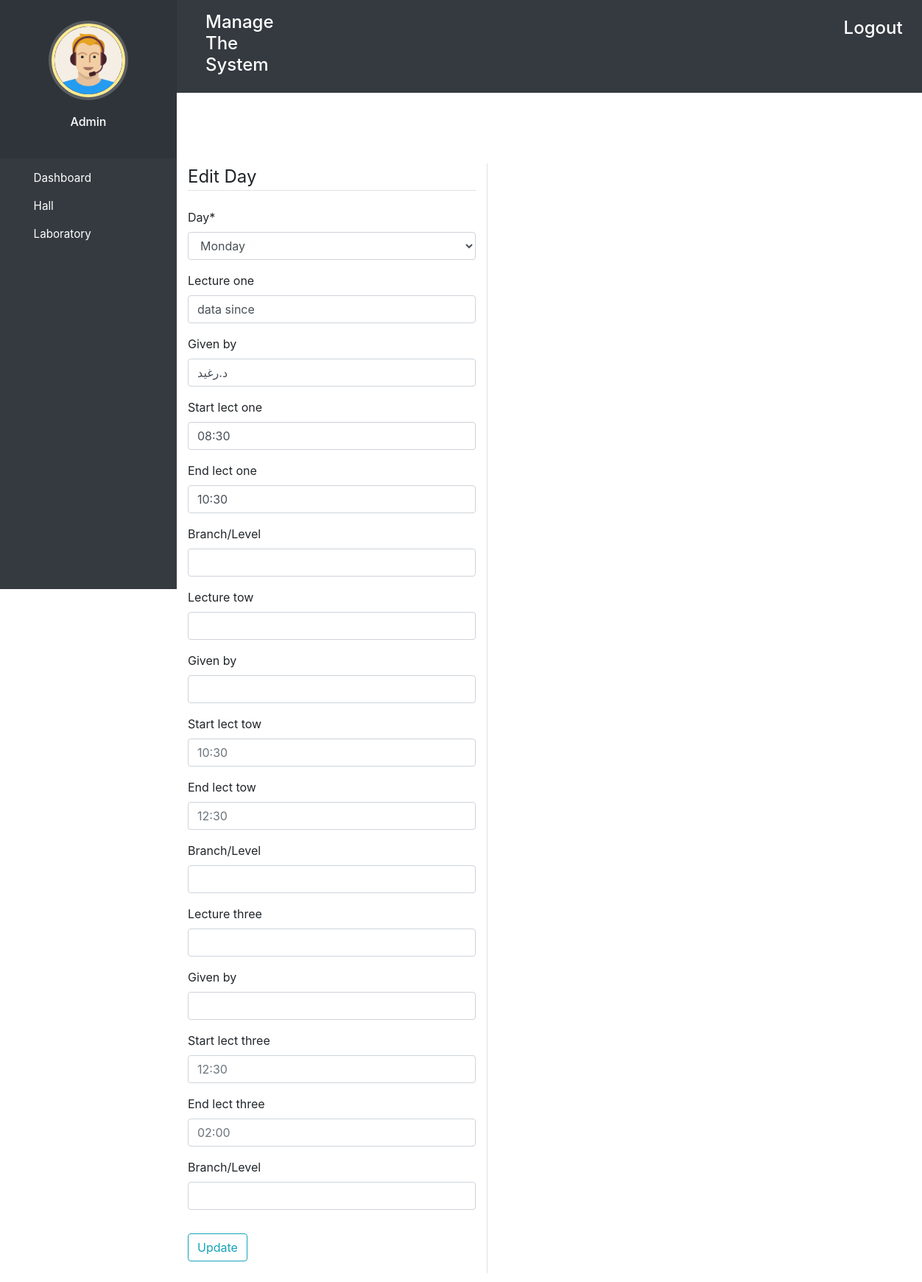
The page /admin_user/edit_day_in_lab/11/75/ (signed in) on the database its author committed.
### halls/models.py (models this page shows, shortened)
class Day(models.Model):
    day = models.CharField(verbose_name="Day",choices=choice,max_length=50)
    lecture_one = models.CharField(verbose_name="lecture one",max_length=50,null=True,blank=True)
    lect_one_given_by = models.CharField(verbose_name="given by",max_length=50,null=True,blank=True)
    start_lect_one = models.TimeField(verbose_name="Start at",null=True,blank=True,auto_created=False)
    end_lect_one = models.TimeField(verbose_name="End at",null=True,blank=True,auto_created=False)
    level_and_branch_1 = models.CharField(verbose_name="Branch/Level",null=True,blank=True,max_length=200)
    lecture_tow = models.CharField(verbose_name="lecture tow",max_length=50,null=True,blank=True)
    lect_tow_given_by = models.CharField(verbose_name="given by",max_length=50,null=True,blank=True)
    start_lect_tow = models.TimeField(verbose_name="Start at",null=True,blank=True,auto_created=False)
    end_lect_tow = models.TimeField(verbose_name="End at",null=True,blank=True,auto_created=False)
    level_and_branch_2 = models.CharField(verbose_name="Branch/Level",null=True,blank=True,max_length=200)
    lecture_three = models.CharField(verbose_name="lecture three",max_length=50,null=True,blank=True,)
    lect_three_given_by = models.CharField(verbose_name="given by",max_length=50,null=True,blank=True)
    start_lect_three = models.TimeField(verbose_name="Start at",null=True,blank=True,auto_created=False)
    end_lect_three = models.TimeField(verbose_name="End at",null=True,blank=True,auto_created=False)
    level_and_branch_3 = models.CharField(verbose_name="Branch/Level",null=True,blank=True,max_length=200)

### manage/views.py (the view)
# urls.py: path('admin_user/edit_day_in_lab/<lab_id>/<pk>/',views.edit_day_in_lab,name='edit_day_in_lab'),
@login_required(login_url='adminlogin')
@user_passes_test(is_admin)
def edit_day_in_lab(request,lab_id,pk):
    day=Day.objects.get(id=pk)
    if request.method == 'POST':
        form = forms.EditDay(request.POST, instance=day)
        if form.is_valid():
            form.save()
            return redirect('lab_details', lab_id)
    else:
        form = forms.EditDay(instance=day)
    return render(request,
                'manage/edit_day.html',
                {'form': form})

### manage/forms.py
class EditDay(forms.ModelForm):
    start_lect_one =forms.TimeField(widget=forms.TimeInput(attrs={'placeholder': '08:30 '}),required=False)
    end_lect_one =forms.TimeField(widget=forms.TimeInput(attrs={'placeholder': '10:30 '}),required=False)
    start_lect_tow =forms.TimeField(widget=forms.TimeInput(attrs={'placeholder': '10:30 '}),required=False)
    end_lect_tow =forms.TimeField(widget=forms.TimeInput(attrs={'placeholder': '12:30 '}),required=False)
    start_lect_three =forms.TimeField(widget=forms.TimeInput(attrs={'placeholder': '12:30 '}),required=False)
    end_lect_three =forms.TimeField(widget=forms.TimeInput(attrs={'placeholder': '02:00 '}),required=False)
    class Meta:
        model = Day
        fields = '__all__'

### manage/views.py (called while the page is built)
def is_admin(user):
    return user.groups.filter(name='ADMIN').exists()

### templates/manage/edit_day.html (shortened to what this page needs)
{% extends 'manage/admin_base.html' %}
{% load static %}
{% load crispy_forms_tags %}
{% block content %}
<br><br>
<head>
  <link href="http://netdna.bootstrapcdn.com/bootstrap/4.0.0-beta/css/bootstrap.min.css" rel="stylesheet">
  <link rel="stylesheet" href="https://cdnjs.cloudflare.com/ajax/libs/font-awesome/5.12.1/css/all.min.css">
</head>
<link href="https://maxcdn.bootstrapcdn.com/font-awesome/4.3.0/css/font-awesome.min.css" rel="stylesheet">
<div class="container">
  <div class="row">
    <div class="col-md-5 border-right">
        <form method="POST">
            <fieldset class="form-group">
                <legend class="border-bottom mb-4">Edit Day</legend>
                {{ form|crispy }}
            </fieldset>
            <div class="form-group">
                <button class="btn btn-outline-info" type="submit">Update</button>
            </div>
        </form>
    </div>
  </div>
</div>
<br><br><br><br><br><br><br>
{% endblock content %}

### static/style.css (style rules this page uses)
body { padding-left: 240px; }

### templates/manage/admin_base.html (style rules this page uses)
body { padding-left: 240px; }

### rows shown on the page
Day: day "Monday", lecture_one "data since", lect_one_given_by "د.رغيد", start_lect_one "08:30", end_lect_one "10:30"
